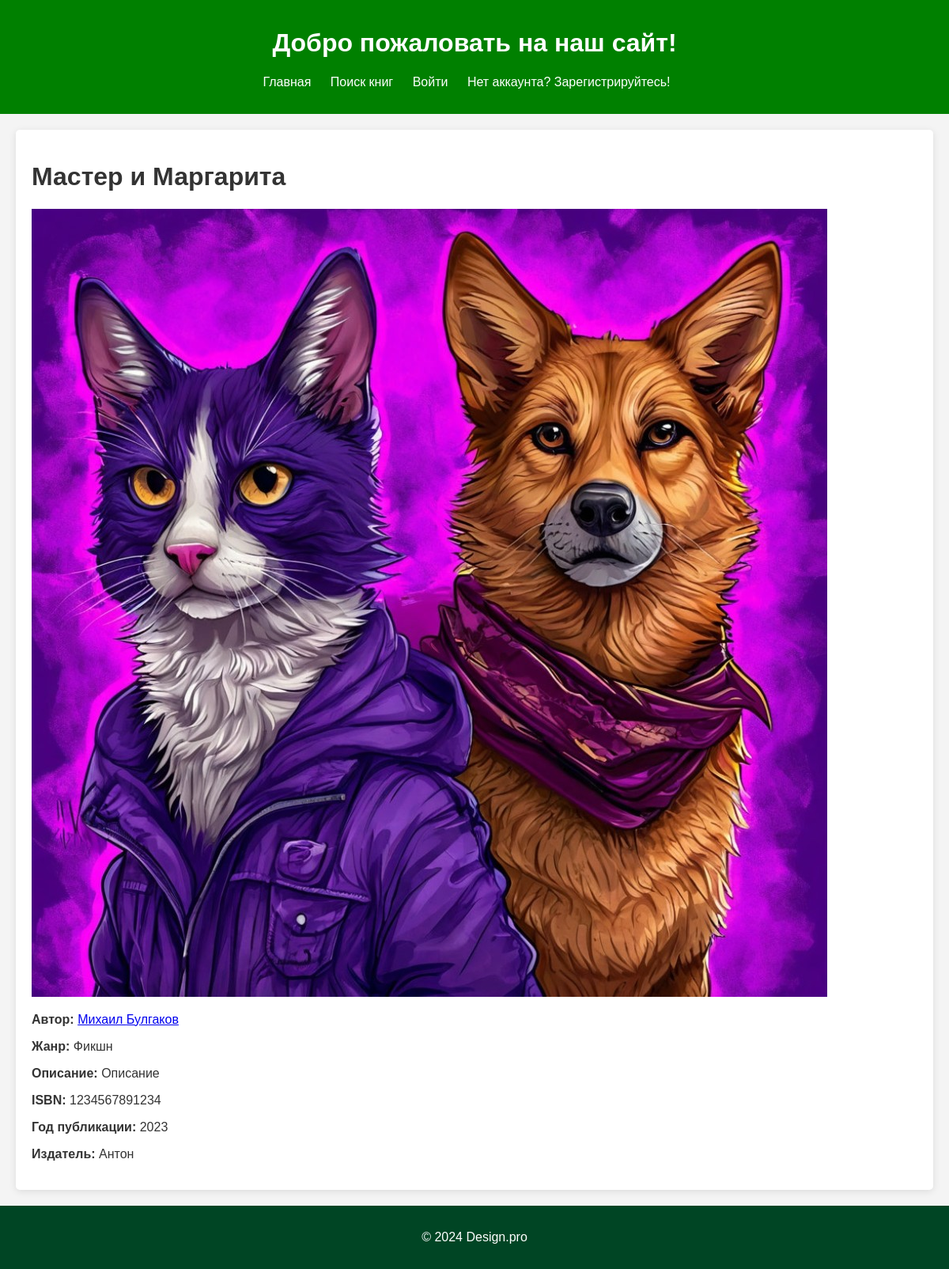
The page /EA/book/3/ on the database as committed earlier.
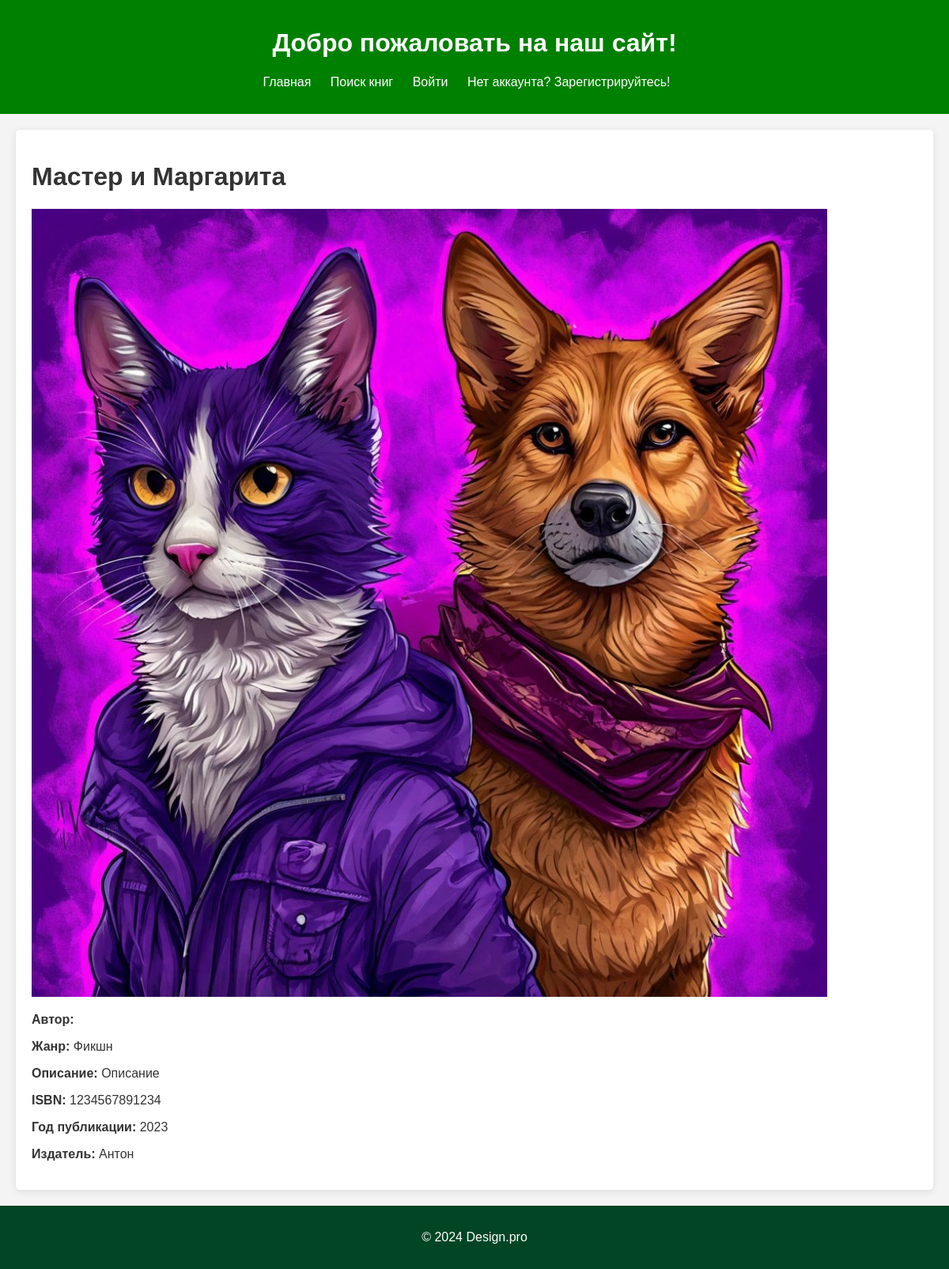
The same page on the database as committed later.
### EA/models.py (models this page shows, shortened)
class Book(models.Model):
    FICTION = 'fiction'
    TEXTBOOK = 'textbook'
    CATEGORY_CHOICES = [
        (FICTION, 'Художественное произведение'),
        (TEXTBOOK, 'Учебник'),
    ]
    title = models.CharField(max_length=200, null=True)
    author = models.ForeignKey(Author, on_delete=models.SET_NULL, null=True)
    summary = models.TextField(max_length=1000, help_text="Enter a brief description of the book", null=True)
    isbn = models.CharField('ISBN', max_length=13, help_text='13 Character <a href="https://www.isbn-international.org/content/what-isbn">ISBN number</a>')
    genre = models.ManyToManyField(Genre, help_text="Select a genre for this book")
    language = models.ForeignKey(Language, on_delete=models.SET_NULL, null=True)
    publication_year = models.IntegerField(null=True, help_text="Enter the year of publication (1000-9999)", validators=[MinValueValidator(1000), MaxValueValidator(9999)])
    category = models.CharField(null=True, max_length=100, help_text="Enter the category of the book")
    publisher = models.CharField(null=True, max_length=100, help_text="Enter the publisher of the book")
    cover_image = models.ImageField(upload_to='covers/', blank=True, null=True, help_text="Upload the cover image of the book")
    text_file = models.FileField(upload_to='books/', blank=True, null=True, help_text="Upload the text file of the book")
    title_type = models.CharField(blank=True, null=True, max_length=20)
    class Meta:
        unique_together = (('title', 'author', 'publication_year', 'publisher'),)  # Уникальность по указанным полям
    def display_genre(self):
        return ', '.join([genre.name for genre in self.genre.all()[:3]])
    display_genre.short_description = 'Genre'

class Author(models.Model):
    first_name = models.CharField(max_length=100)
    last_name = models.CharField(max_length=100)
    date_of_birth = models.DateField(null=True, blank=True)
    date_of_death = models.DateField('Died', null=True, blank=True)
    biography = models.TextField(max_length=2000, help_text="Enter a brief biography of the author", blank=True, null=True)
    works = models.TextField(max_length=2000, help_text="List of works by the author", blank=True, null=True)
    notable_achievements = models.TextField(max_length=2000, help_text="Significant achievements of the author", blank=True, null=True)
    class Meta:
        ordering = ['last_name']
        unique_together = (('first_name', 'last_name'),)

class Genre(models.Model):
    name = models.CharField(max_length=200, help_text="Enter a book genre (e.g. Science Fiction, French Poetry etc.)")

### EA/views.py (the view)
# urls.py: path('book/<int:pk>/', views.BookDetailView.as_view(), name='book-detail'),
class BookDetailView(generic.DetailView):
    model = Book
    template_name = 'book_detail.html'
    context_object_name = 'book'

### EA/templates/book_detail.html (shortened to what this page needs)
{% extends "base.html" %}
{% block content %}
<h1>{{ book.title }}</h1>
{% if book.cover_image %}
    <img src="{{ book.cover_image.url }}" alt="Cover Image">
{% endif %}
<p><strong>Автор:</strong> <a href="{% url 'EA:author-detail' book.author.id %}">{{ book.author.first_name }} {{ book.author.last_name }}</a></p>
<p><strong>Жанр:</strong> {{ book.display_genre }}</p>
<p><strong>Описание:</strong> {{ book.summary }}</p>
<p><strong>ISBN:</strong> {{ book.isbn }}</p>
<p><strong>Год публикации:</strong> {{ book.publication_year }}</p>
<p><strong>Издатель:</strong> {{ book.publisher }}</p>
{% endblock %}

Rows that differ between the two databases and show on the page:
changed Book "Мастер и Маргарита": author_id 5 → empty (drawn); author.first_name "Михаил" → (not shown); author.last_name "Булгаков" → (not shown)
